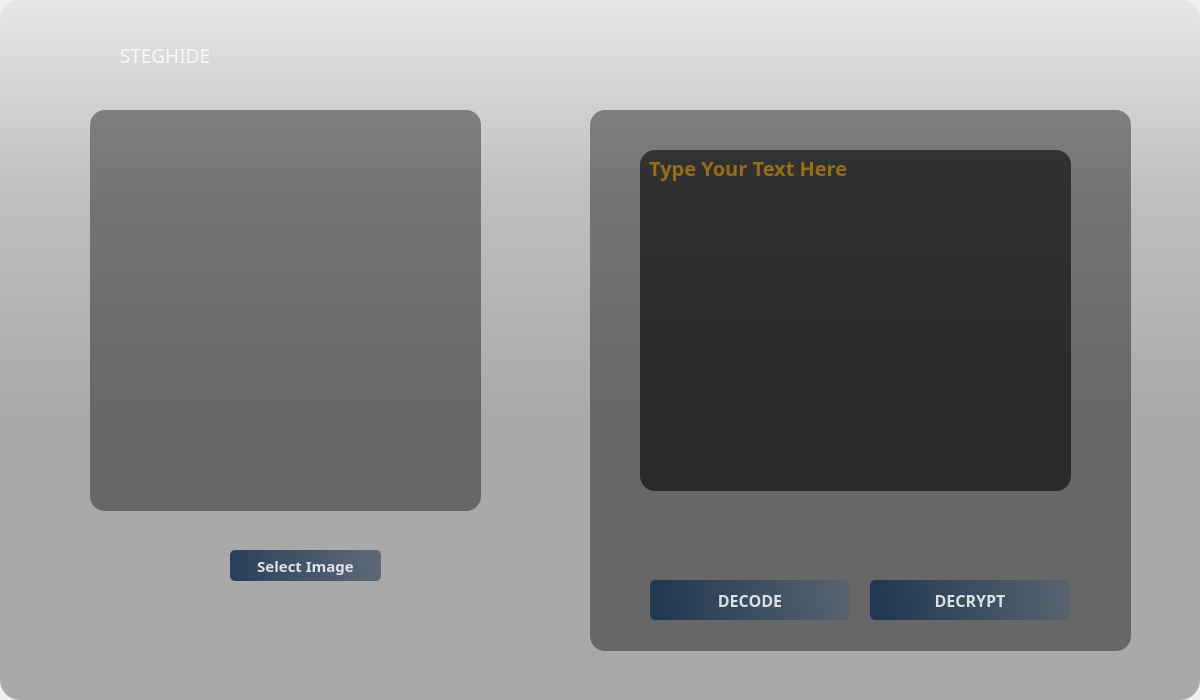
<?xml version="1.0" encoding="UTF-8"?>
<ui version="4.0">
 <class>Dialog</class>
 <widget class="QDialog" name="Dialog">
  <property name="geometry">
   <rect>
    <x>0</x>
    <y>0</y>
    <width>1200</width>
    <height>700</height>
   </rect>
  </property>
  <property name="windowTitle">
   <string>Dialog</string>
  </property>
  <widget class="QWidget" name="widget" native="true">
   <property name="geometry">
    <rect>
     <x>0</x>
     <y>0</y>
     <width>1200</width>
     <height>700</height>
    </rect>
   </property>
   <property name="cursor">
    <cursorShape>ArrowCursor</cursorShape>
   </property>
   <property name="styleSheet">
    <string notr="true"/>
   </property>
   <widget class="QLabel" name="label">
    <property name="geometry">
     <rect>
      <x>0</x>
      <y>0</y>
      <width>1200</width>
      <height>700</height>
     </rect>
    </property>
    <property name="styleSheet">
     <string notr="true">border-image: url(:/images/hacker.jpg);
border-radius:20px;</string>
    </property>
    <property name="text">
     <string/>
    </property>
   </widget>
   <widget class="QLabel" name="label_2">
    <property name="geometry">
     <rect>
      <x>0</x>
      <y>0</y>
      <width>1200</width>
      <height>700</height>
     </rect>
    </property>
    <property name="styleSheet">
     <string notr="true">background-color: qlineargradient(spread:pad, x1:0, y1:0, x2:0, y2:0.715909, stop:0 rgba(0, 0, 0, 9), stop:0.375 rgba(0, 0, 0, 50), stop:0.835227 rgba(0, 0, 0, 75));
border-radius:20px;</string>
    </property>
    <property name="text">
     <string/>
    </property>
    <property name="scaledContents">
     <bool>false</bool>
    </property>
    <property name="wordWrap">
     <bool>true</bool>
    </property>
   </widget>
   <widget class="QLabel" name="label_3">
    <property name="geometry">
     <rect>
      <x>590</x>
      <y>110</y>
      <width>541</width>
      <height>541</height>
     </rect>
    </property>
    <property name="styleSheet">
     <string notr="true">background-color:rgba(0,0,0,100);
border-radius:15px;</string>
    </property>
    <property name="text">
     <string/>
    </property>
   </widget>
   <widget class="QPushButton" name="decodeButton">
    <property name="geometry">
     <rect>
      <x>650</x>
      <y>580</y>
      <width>200</width>
      <height>40</height>
     </rect>
    </property>
    <property name="font">
     <font>
      <family>Rockwell Extra Bold</family>
      <pointsize>12</pointsize>
      <weight>75</weight>
      <bold>true</bold>
     </font>
    </property>
    <property name="styleSheet">
     <string notr="true">QPushButton{
	background-color: qlineargradient(spread:pad, x1:0, y1:0.505682, x2:1, y2:0.477, stop:0 rgba(20, 47, 78, 219), stop:1 rgba(85, 98, 112, 226));
   color:rgba(255, 255, 255, 210);
   border-radius:5px;
}
QPushButton:hover{
	background-color: qlineargradient(spread:pad, x1:0, y1:0.505682, x2:1, y2:0.477, stop:0 rgba(40, 67, 98, 219), stop:1 rgba(105, 118, 132, 226));
   }
QPushButton:pressed{
	padding-left:5px;
	padding-top:5px;
	background-color:rgba(105, 118, 132, 200);
}</string>
    </property>
    <property name="text">
     <string>DECODE</string>
    </property>
   </widget>
   <widget class="QPlainTextEdit" name="messageTextEdit">
    <property name="geometry">
     <rect>
      <x>640</x>
      <y>150</y>
      <width>431</width>
      <height>341</height>
     </rect>
    </property>
    <property name="font">
     <font>
      <family>Bodoni MT Black</family>
      <pointsize>15</pointsize>
      <weight>75</weight>
      <bold>true</bold>
     </font>
    </property>
    <property name="styleSheet">
     <string notr="true">background-color:rgba(0,0,0,150);
color: rgb(255, 170, 0);
border-radius:15px;</string>
    </property>
    <property name="placeholderText">
     <string> Type Your Text Here</string>
    </property>
   </widget>
   <widget class="QPushButton" name="select_image">
    <property name="geometry">
     <rect>
      <x>230</x>
      <y>550</y>
      <width>151</width>
      <height>31</height>
     </rect>
    </property>
    <property name="font">
     <font>
      <family>Rockwell Extra Bold</family>
      <pointsize>11</pointsize>
      <weight>75</weight>
      <bold>true</bold>
     </font>
    </property>
    <property name="styleSheet">
     <string notr="true">QPushButton{
	background-color: qlineargradient(spread:pad, x1:0, y1:0.505682, x2:1, y2:0.477, stop:0 rgba(20, 47, 78, 219), stop:1 rgba(85, 98, 112, 226));
   color:rgba(255, 255, 255, 210);
   border-radius:5px;
}
QPushButton:hover{
	background-color: qlineargradient(spread:pad, x1:0, y1:0.505682, x2:1, y2:0.477, stop:0 rgba(40, 67, 98, 219), stop:1 rgba(105, 118, 132, 226));
   }
QPushButton:pressed{
	padding-left:5px;
	padding-top:5px;
	background-color:rgba(105, 118, 132, 200);
}</string>
    </property>
    <property name="text">
     <string>Select Image</string>
    </property>
   </widget>
   <widget class="QPushButton" name="backButton">
    <property name="geometry">
     <rect>
      <x>20</x>
      <y>630</y>
      <width>70</width>
      <height>50</height>
     </rect>
    </property>
    <property name="styleSheet">
     <string notr="true">border-image: url(:/images/images.jpeg);
border-radius:20px;</string>
    </property>
    <property name="text">
     <string/>
    </property>
   </widget>
   <widget class="QFrame" name="titleframe">
    <property name="geometry">
     <rect>
      <x>0</x>
      <y>0</y>
      <width>1200</width>
      <height>90</height>
     </rect>
    </property>
    <property name="styleSheet">
     <string notr="true">border-radius:15px;</string>
    </property>
    <property name="frameShape">
     <enum>QFrame::StyledPanel</enum>
    </property>
    <property name="frameShadow">
     <enum>QFrame::Raised</enum>
    </property>
    <widget class="QPushButton" name="minimizeButton">
     <property name="geometry">
      <rect>
       <x>1090</x>
       <y>10</y>
       <width>41</width>
       <height>41</height>
      </rect>
     </property>
     <property name="styleSheet">
      <string notr="true"/>
     </property>
     <property name="text">
      <string/>
     </property>
     <property name="icon">
      <iconset resource="source_img.qrc">
       <normaloff>:/images/chrome-minimize-svgrepo-com.svg</normaloff>:/images/chrome-minimize-svgrepo-com.svg</iconset>
     </property>
     <property name="iconSize">
      <size>
       <width>40</width>
       <height>40</height>
      </size>
     </property>
    </widget>
    <widget class="QPushButton" name="closeButton">
     <property name="geometry">
      <rect>
       <x>1140</x>
       <y>10</y>
       <width>41</width>
       <height>41</height>
      </rect>
     </property>
     <property name="styleSheet">
      <string notr="true"/>
     </property>
     <property name="text">
      <string/>
     </property>
     <property name="icon">
      <iconset resource="source_img.qrc">
       <normaloff>:/images/—Pngtree—check mark and cross gradient_15118783.png</normaloff>:/images/—Pngtree—check mark and cross gradient_15118783.png</iconset>
     </property>
     <property name="iconSize">
      <size>
       <width>36</width>
       <height>36</height>
      </size>
     </property>
    </widget>
    <widget class="QLabel" name="label_5">
     <property name="geometry">
      <rect>
       <x>90</x>
       <y>30</y>
       <width>150</width>
       <height>50</height>
      </rect>
     </property>
     <property name="font">
      <font>
       <family>Ravie</family>
       <pointsize>14</pointsize>
       <weight>50</weight>
       <bold>false</bold>
       <underline>false</underline>
      </font>
     </property>
     <property name="styleSheet">
      <string notr="true">color:rgba(255,255,255,210);</string>
     </property>
     <property name="text">
      <string>STEGHIDE</string>
     </property>
     <property name="alignment">
      <set>Qt::AlignCenter</set>
     </property>
    </widget>
    <widget class="QLabel" name="label_6">
     <property name="geometry">
      <rect>
       <x>20</x>
       <y>20</y>
       <width>60</width>
       <height>60</height>
      </rect>
     </property>
     <property name="styleSheet">
      <string notr="true">image: url(:/images/logoimgae.png);</string>
     </property>
     <property name="text">
      <string/>
     </property>
    </widget>
   </widget>
   <widget class="QLabel" name="decodeImageLabel">
    <property name="geometry">
     <rect>
      <x>90</x>
      <y>110</y>
      <width>391</width>
      <height>401</height>
     </rect>
    </property>
    <property name="styleSheet">
     <string notr="true">background-color:rgba(0,0,0,100);
border-radius:15px;</string>
    </property>
    <property name="text">
     <string/>
    </property>
   </widget>
   <widget class="QPushButton" name="decryptButton">
    <property name="geometry">
     <rect>
      <x>870</x>
      <y>580</y>
      <width>200</width>
      <height>40</height>
     </rect>
    </property>
    <property name="font">
     <font>
      <family>Rockwell Extra Bold</family>
      <pointsize>12</pointsize>
      <weight>75</weight>
      <bold>true</bold>
     </font>
    </property>
    <property name="styleSheet">
     <string notr="true">QPushButton{
	background-color: qlineargradient(spread:pad, x1:0, y1:0.505682, x2:1, y2:0.477, stop:0 rgba(20, 47, 78, 219), stop:1 rgba(85, 98, 112, 226));
   color:rgba(255, 255, 255, 210);
   border-radius:5px;
}
QPushButton:hover{
	background-color: qlineargradient(spread:pad, x1:0, y1:0.505682, x2:1, y2:0.477, stop:0 rgba(40, 67, 98, 219), stop:1 rgba(105, 118, 132, 226));
   }
QPushButton:pressed{
	padding-left:5px;
	padding-top:5px;
	background-color:rgba(105, 118, 132, 200);
}</string>
    </property>
    <property name="text">
     <string>DECRYPT</string>
    </property>
   </widget>
  </widget>
 </widget>
 <resources>
  <include location="source_img.qrc"/>
 </resources>
 <connections>
  <connection>
   <sender>closeButton</sender>
   <signal>clicked()</signal>
   <receiver>Dialog</receiver>
   <slot>close()</slot>
   <hints>
    <hint type="sourcelabel">
     <x>366</x>
     <y>33</y>
    </hint>
    <hint type="destinationlabel">
     <x>599</x>
     <y>349</y>
    </hint>
   </hints>
  </connection>
  <connection>
   <sender>minimizeButton</sender>
   <signal>clicked()</signal>
   <receiver>Dialog</receiver>
   <slot>showMinimized()</slot>
   <hints>
    <hint type="sourcelabel">
     <x>266</x>
     <y>53</y>
    </hint>
    <hint type="destinationlabel">
     <x>599</x>
     <y>349</y>
    </hint>
   </hints>
  </connection>
 </connections>
</ui>
